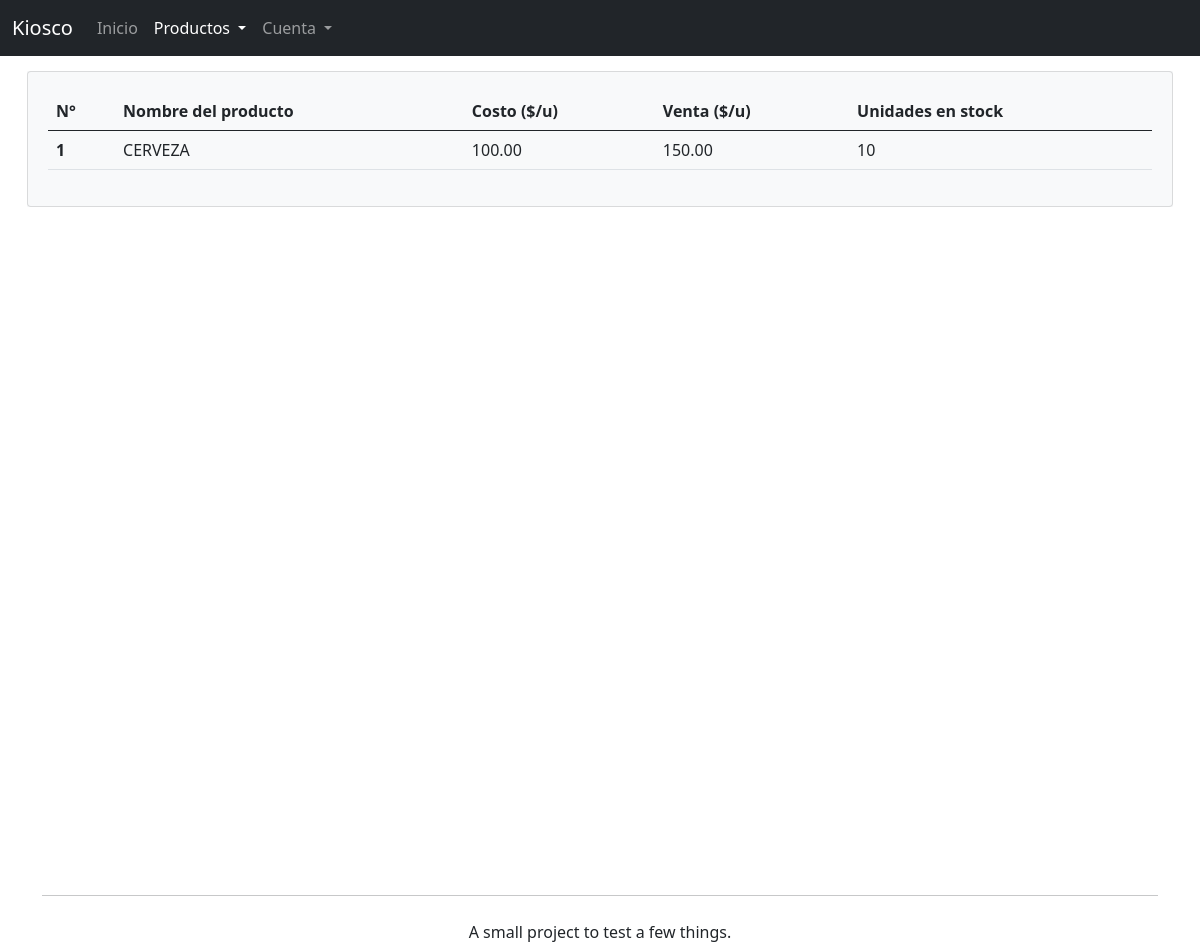
Before: /products/show_stock (signed in) with the older database file.
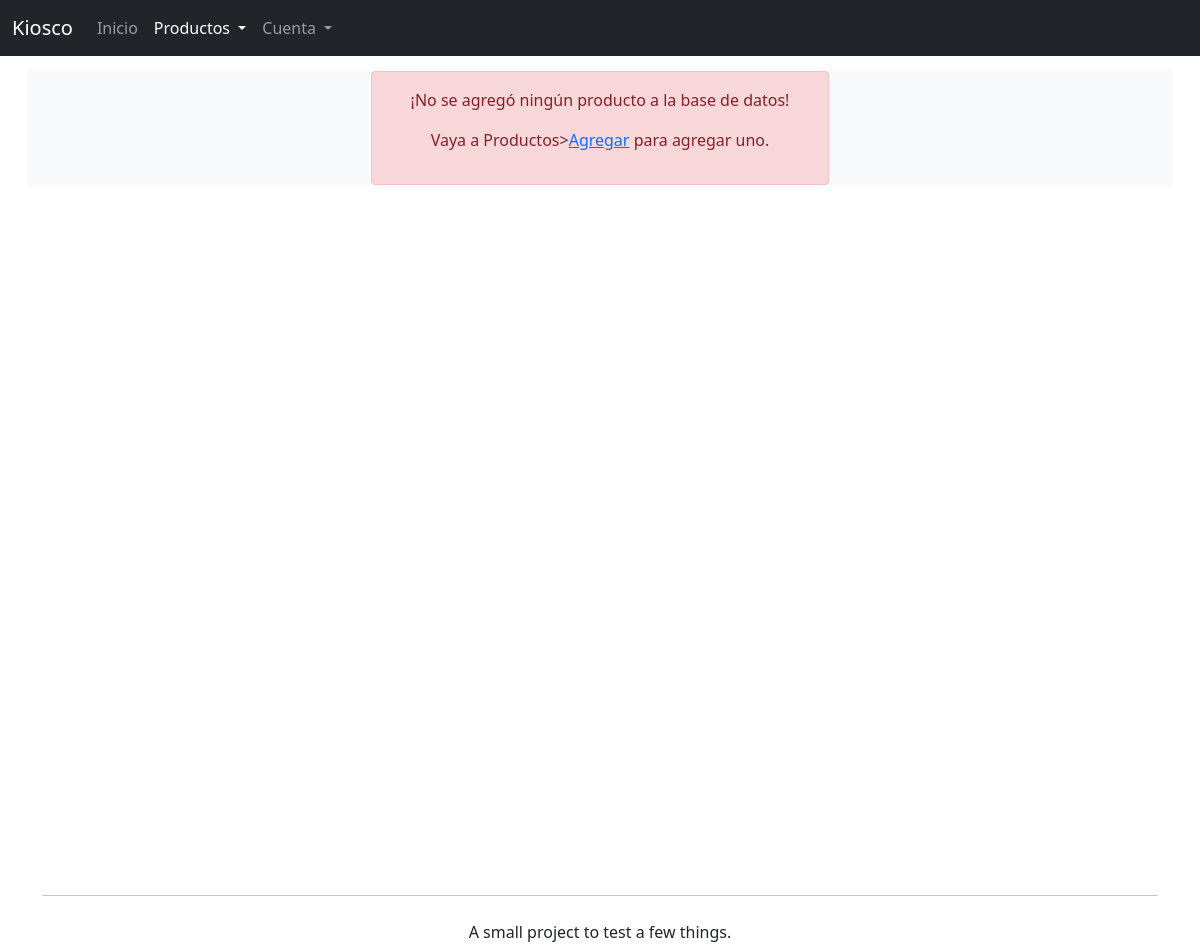
After: the same page with the newer database file.
### tables this page shows
CREATE TABLE products(name TEXT UNIQUE primary key, cost_price REAL, sell_price REAL, in_stock INTEGER);

### blueprints/products.py (the view)
@products.route('/show_stock')
def show_stock():
    log.debug("Attempting to show stock. Checking if there's an active session.")
    try:
        if "user" in session:
            enumerated_products = inv_db.get_products_info()
            return render_template('show_stock.html', products=enumerated_products)
        else:
            raise NotAllowed("A session wasn't found.")
    except NotAllowed:
        log.error("Theres no session at the moment. This page can only be seen when there's an active session.")
        flash("Debe iniciar sesión para utilizar esa página.", 'error')
        return redirect(url_for('account.login'))

### databases/database_connection.py (called while the page is built)
    def __enter__(self):
        self.connection = sqlite3.connect(self.host)
        return self.connection.cursor()

    def __exit__(self, exc_type, exc_val, exc_tb):
        if exc_tb or exc_val or exc_type:
            self.connection.close()
        else:
            self.connection.commit()
            self.connection.close()

### databases/inventory_management.py (called while the page is built)
    def get_products_info(self) -> List[Tuple[Union[int, Tuple]]]:
        log.debug("Getting all the products")
        try:
            with DatabaseCursor(self.host) as cursor:
                cursor.execute("SELECT * FROM products ORDER BY name")
                results = list(cursor.fetchall())
                if results:
                    log.debug("Products found. Returning them")
                    return enumerate(results, start=1)
                else:
                    raise NoProductsFound('There are no products in the list at all')
        except OperationalError:
            log.critical("An OperationalError was raised by sqlite3.")
            raise
        except NoProductsFound:
            log.debug("There's no products stored in databse.")
            return False

### templates/show_stock.html (shortened to what this page needs)
{% extends 'base.html' %}
{% block navbar_elements %}
<li class="nav-item">
    <a class="nav-link" aria-current="page" href="{{url_for('routes.home')}}">Inicio</a>
  </li>
  <li class="nav-item dropdown">
    <a class="nav-link dropdown-toggle active" href="#" id="ProductosDropdown" role="button" data-bs-toggle="dropdown" aria-expanded="false">
      Productos
    </a>
  </li>
{% endblock %}
{% block body %}
{% if products %}
<div class="card bg-light" style="padding: 20px;">
<table class="table table-hover">
  <thead>
    <tr>
      <th scope="col">N°</th>
      <th scope="col">Nombre del producto</th>
      <th scope="col">Costo ($/u)</th>
      <th scope="col">Venta ($/u)</th>
      <th scope="col">Unidades en stock</th>
    </tr>
  </thead>
  <tbody>
    {% for i, (name, cost_price, sell_price, in_stock) in products  %}
    {% set cost_price = "%.2f" % cost_price %}
    {% set sell_price = "%.2f" % sell_price %}
    <tr>
      <th scope="row">{{i}}</th>
      <td>{{name}}</td>
      <td>{{cost_price}}</td>
      <td>{{sell_price}}</td>
      <td>{{in_stock}}</td>
    </tr>
    {% endfor %}
  </tbody>
</table>
</div>
{% else %}
<div class="alert alert-danger container-sm mx-auto login-card text-center" role="alert">
  <p>¡No se agregó ningún producto a la base de datos!</p>
   <p> Vaya a Productos><a href="{{url_for('products.add_product')}}">Agregar</a> para agregar uno.</p>
</div>
{% endif %}
{% endblock %}

### templates/base.html (shortened to what this page needs)
<html>
    <header>
        <link href="https://cdn.jsdelivr.net/npm/bootstrap@5.0.0-beta2/dist/css/bootstrap.min.css" rel="stylesheet">
        <nav class="navbar navbar-expand-lg navbar-dark bg-dark">
            <div class="container-fluid">
              <a class="navbar-brand" href="{{url_for('routes.home')}}">Kiosco</a>
              <div class="collapse navbar-collapse" id="navbarNavDropdown">
                <ul class="navbar-nav">
                {% block navbar_elements%}
                {% endblock %}
                <li class="nav-item dropdown">
                <a class="nav-link dropdown-toggle" href="#" id="CuentaDropdown" role="button" data-bs-toggle="dropdown" aria-expanded="false">
                  Cuenta
                </a>
                </ul>
            </div>
            </div>
          </nav>
    </header>
    <div class="container-xxl bg-ligth h-100">
    <div class="h-100">
    <body>
        <div class="distanced-from-navbar bg-light">
        {% block body %}
        {% endblock %}
        </div>
    </body>
    </div>
    <footer>
    <div class="container-sm">
        <hr class="my-4">
        <p class="text-center">A small project to test a few things.</p>
    </div>
    </footer>
    </div>
</html>

### templates/base.html (style rules this page uses)
.distanced-from-navbar { margin: 15px; }
.login-card { width: 40% }

Changed rows visible on the page:
removed products: i "1", name "CERVEZA", cost_price "100.00", sell_price "150.00", in_stock "10"
Other visible differences:
text no longer shown: "N° Nombre del producto Costo ($/u) Venta ($/u) Unidades en stock"
text now shown: "¡No se agregó ningún producto a la base de datos! Vaya a Productos> Agregar para agregar uno."
